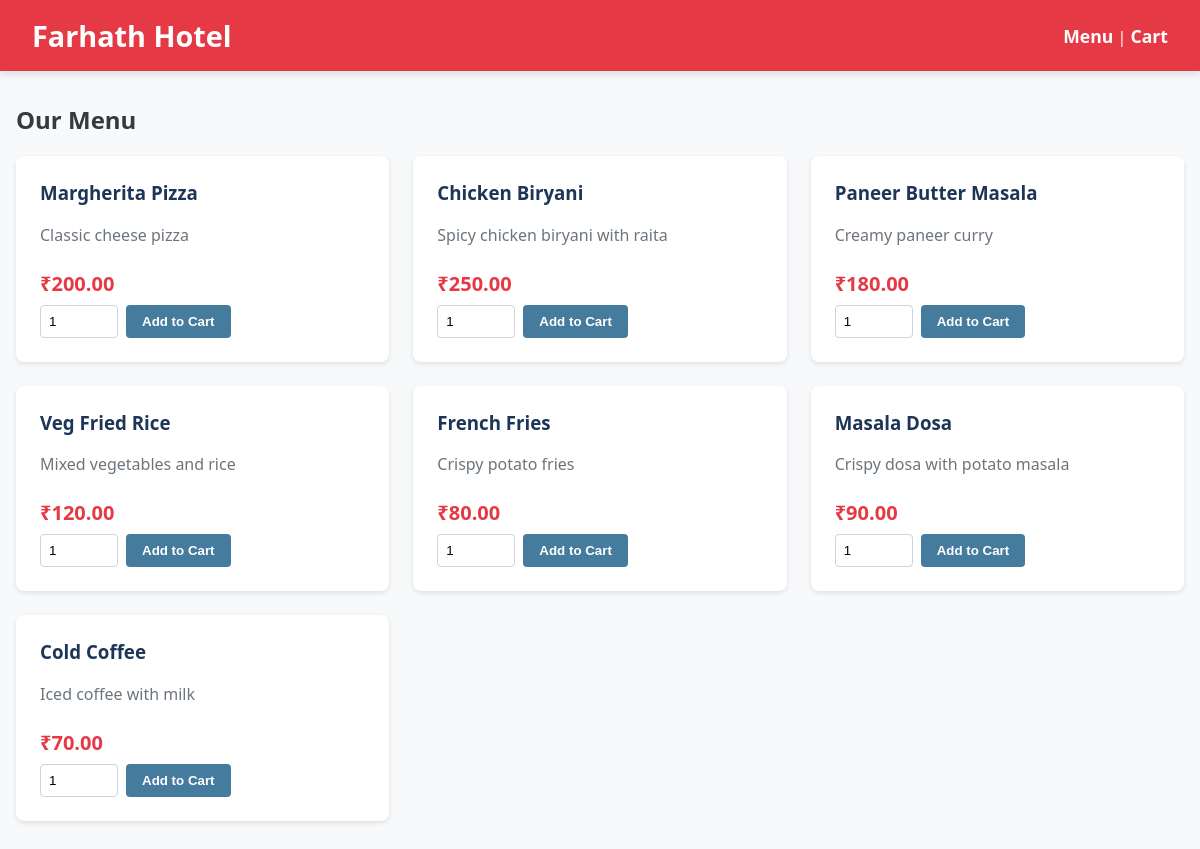
The page / on the database its author committed.
### tables this page shows
CREATE TABLE menu (
            id INTEGER PRIMARY KEY AUTOINCREMENT,
            name TEXT NOT NULL,
            price REAL NOT NULL,
            description TEXT
        , image TEXT);

### app.py (the view)
@app.route('/')
def index():
    conn = get_db_connection()
    menu_items = conn.execute("SELECT * FROM menu ORDER BY id").fetchall()
    conn.close()
    cart_count = sum(item['qty'] for item in session.get('cart', {}).values())
    return render_template('index.html', menu=menu_items, hotel_name=HOTEL_NAME, cart_count=cart_count)

### app.py (called while the page is built)
def get_db_connection():
    conn = sqlite3.connect(DB_FILE)
    conn.row_factory = sqlite3.Row
    return conn

### templates/index.html (shortened to what this page needs)
{% extends 'base.html' %}
{% block content %}
<h2>Our Menu</h2>
<div class="menu-grid">
    {% for item in menu %}
    <div class="menu-card">
        <div>
            <h3>{{ item.name }}</h3>
            <p class="desc">{{ item.description }}</p>
            <p class="price">₹{{ "%.2f"|format(item.price) }}</p>
        </div>
        <form class="add-form" action="{{ url_for('add_to_cart') }}" method="POST">
            <input type="number" name="qty" value="1" min="1">
            <button type="submit" class="btn">Add to Cart</button>
        </form>
    </div>
    {% endfor %}
</div>
{% endblock %}

### templates/base.html (shortened to what this page needs)
<!DOCTYPE html>
<html lang="en">
<head>
    <link rel="stylesheet" href="{{ url_for('static', filename='style.css') }}">
</head>
<body>
    <header>
        <h1>{{ hotel_name }}</h1>
        <nav>
            <a href="{{ url_for('index') }}">Menu</a> |
            <a href="{{ url_for('view_cart') }}">Cart
            </a>
        </nav>
    </header>
    <div class="container">
        {% block content %}{% endblock %}
    </div>
</body>
</html>

### static/style.css (style rules this page uses)
:root { --primary: #e63946; --secondary: #1d3557; --light: #f1faee; --accent: #457b9d; --gray: #f8f9fa; --dark: #343a40; }
body { font-family: 'Segoe UI', Tahoma, Geneva, Verdana, sans-serif; margin: 0; padding: 0; background-color: var(--gray); color: var(--dark); }
header { background-color: var(--primary); color: white; padding: 1rem 2rem; display: flex; justify-content: space-between; align-items: center; box-shadow: 0 4px 6px rgba(0,0,0,0.1); }
header h1 { margin: 0; font-size: 1.8rem; }
header a { color: white; text-decoration: none; font-weight: bold; font-size: 1.1rem; }
.container { max-width: 1200px; margin: 2rem auto; padding: 0 1rem; }
.menu-grid { display: grid; grid-template-columns: repeat(auto-fill, minmax(280px, 1fr)); gap: 1.5rem; }
.menu-card { background: white; border-radius: 8px; padding: 1.5rem; box-shadow: 0 2px 5px rgba(0,0,0,0.1); display: flex; flex-direction: column; justify-content: space-between; }
.menu-card h3 { margin-top: 0; color: var(--secondary); }
.price { font-size: 1.25rem; font-weight: bold; color: var(--primary); margin: 0.5rem 0; }
.desc { color: #6c757d; margin-bottom: 1.5rem; }
.add-form { display: flex; gap: 0.5rem; }
.add-form input { width: 60px; padding: 0.5rem; border: 1px solid #ced4da; border-radius: 4px; }
.btn { background-color: var(--accent); color: white; border: none; padding: 0.5rem 1rem; border-radius: 4px; cursor: pointer; font-weight: bold; text-decoration: none; display: inline-block; }

### rows shown on the page
menu: name "Margherita Pizza", description "Classic cheese pizza", price "200.00"
menu: name "Chicken Biryani", description "Spicy chicken biryani with raita", price "250.00"
menu: name "Paneer Butter Masala", description "Creamy paneer curry", price "180.00"
menu: name "Veg Fried Rice", description "Mixed vegetables and rice", price "120.00"
menu: name "French Fries", description "Crispy potato fries", price "80.00"
menu: name "Masala Dosa", description "Crispy dosa with potato masala", price "90.00"
menu: name "Cold Coffee", description "Iced coffee with milk", price "70.00"

### other values the page prints
{{ hotel_name }} "Farhath Hotel"
